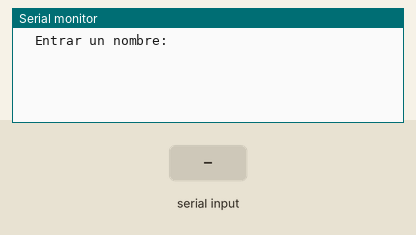
Recording of a sketch running on a simulated Arduino Uno, built with avr-gcc and run on an emulated ATmega328P. Parts: the last lines printed to the serial monitor. Inputs (shaded band) come from the test bench.

Above: at 1.2 s.
1.3 s: "90,45\n" received over Serial
At 1.7 s:
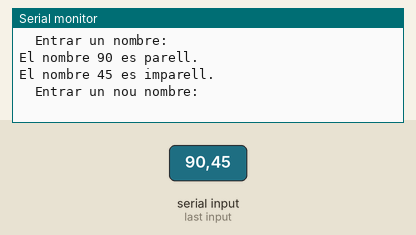
2.8 s: "30,150\n" received over Serial
At 4.0 s:
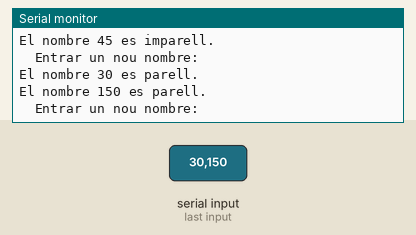

The sketch:

Serial_20.ino
```cpp
/*************************************************************************
**Comprova si el nombre introduit enviat a l'Arduino es parell/imparell.**
**               Es poden introduir tants valors coms es vulgui.        **
**                                                                      **
*************************************************************************/

//******  Includes  ******************************************************
int n;                    //Variable interna.

//******  Setup  *********************************************************
void setup() {
Serial.begin(9600);       //Velocitat de càrrega d'escaneig

Serial.println("  Entrar un nombre:");
                          //Escriu el text i salta de línea.
Serial.println();         //Deixa un espai en blanc.
}

//******  Loop  **********************************************************
void loop() {

if (Serial.available()>0) {// Si la variable es més gran que zero
                           //càrrega el codi.
    n = Serial.parseInt(); //Llegeix el primer nómbre sencer.

    Serial.print ("El nombre ");    //Escriu el text.
    Serial.print ( n);     //Escriu el nombre de la variable.

    if (( n)%2==0){        //Si la operació (variable)%2=0 llegeix el codi.
    Serial.println (" es parell.");  //Escriu el text.
    Serial.println();      //Deixa un espai en blanc.
    }                      //Finalitza el segón if.

    if ((n)%2==1){         //Si la operació (variable)%2=1 llegeix el codi.
    Serial.println (" es imparell.");//Escriu el text.
    Serial.println();      //Deixa un espai en blanc.
    }                      //Finalitza el tercer if.

    if (Serial.read() == '\n') {    //Comproba el final de línea.
    Serial.println("  Entrar un nou nombre:");
    Serial.println();      //Deixa un espai en blanc.
    }                      //Finalitza el quart if.
   }                       //Finalitza el primer if.
  }                        //Finalitza void loop.
```

Measured:
- after the input at 1.3 s, the serial monitor: prints a new line at once (image 1)
- after the input at 2.8 s, the serial monitor: prints a new line at once (image 2)
